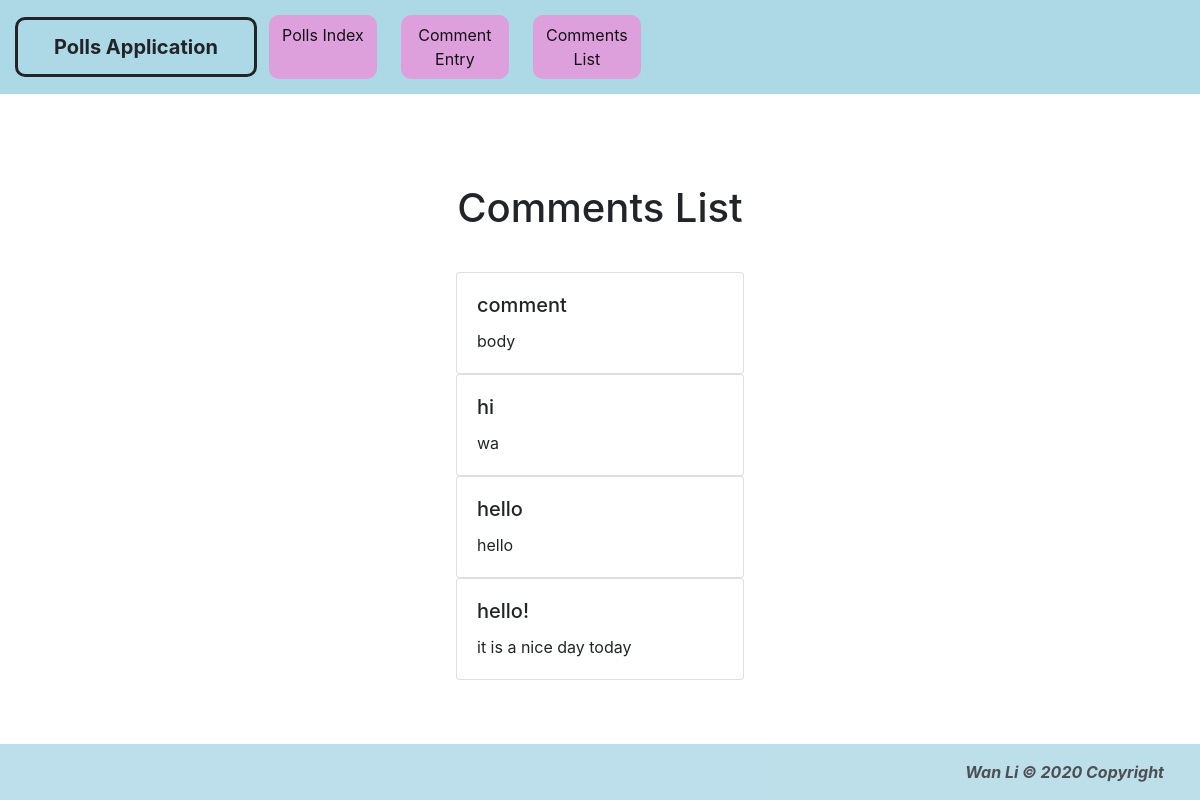
The page /polls/comments/list on the database as committed earlier.
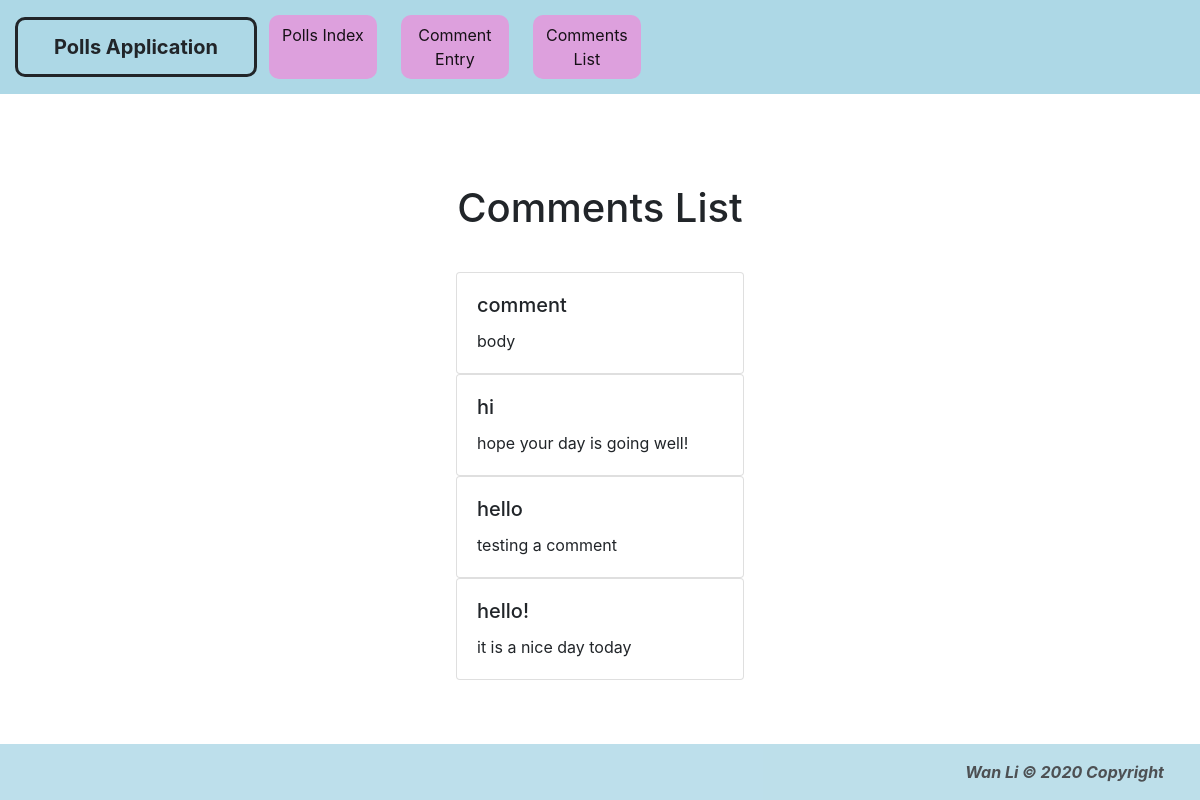
The same page on the database as committed later.
### polls/models.py (models this page shows, shortened)
class Comments (models.Model):
    comment_name = models.CharField(max_length=200)
    comment_body = models.TextField(blank=True)

### polls/views.py (the view)
# urls.py: path('comments/list', views.comments_list, name='comments_list'),
def comments_list(request):
    comment_list = Comments.objects.all()
    context = {'comment_list': comment_list}
    if request.POST.get('name') is not None:
        name = request.POST.get('name')
        body = request.POST.get('body')
        c = Comments(comment_name=name, comment_body=body)
        c.save()
    return render(request, "polls/comments_list.html", context)

### polls/templates/polls/comments_list.html (shortened to what this page needs)
{% load bootstrap4 %}
{% bootstrap_css %}
{% load static %}
<link rel="stylesheet" href="https://maxcdn.bootstrapcdn.com/bootstrap/4.0.0/css/bootstrap.min.css"
>
<link rel="stylesheet" type="text/css" href="{% static 'polls/style.css' %}">
<nav class="navbar fixed-top navbar-expand-lg navbar-light" style="background-color: lightblue">
    <a class="navbar-brand">Polls Application</a>
    <div class="collapse navbar-collapse" id="navbarSupportedContent">
        <ul class="navbar-nav mr-auto">
            <li class="nav-item active">
                <a class="nav-link" href="{% url 'polls:index' %}">Polls Index</a>
            </li>
            <li class="nav-item active">
                <a class="nav-link" href="{% url 'polls:comments' %}">Comment Entry</a>
            </li>
            <li class="nav-item active">
                <a class="nav-link" href="{% url 'polls:comments_list' %}">Comments List</a>
            </li>
        </ul>
    </div>
</nav>
<div class="content">
    <h1>Comments List</h1>
    {% if comment_list %}
    <div class="comment-list">
        {% for comment in comment_list %}
        <div class="card" style="width: 18rem;">
            <div class="card-body">
                <h5 class="card-title">{{ comment.comment_name }}</h5>
                <p class="card-text">{{ comment.comment_body }}</p>
            </div>
        </div>
        {% endfor %}
    </div>
    {% else %}
    <p>No comments are available.</p>
    {% endif %}
</div>
<footer class="page-footer font-small special-color-dark ">
    <div class="footer-copyright text-right py-3">Wan Li © 2020 Copyright</div>
</footer>

Rows that differ between the two databases and show on the page:
changed Comments "hi": comment_body "wa" → "hope your day is going well!"
changed Comments "hello": comment_body "hello" → "testing a comment"
